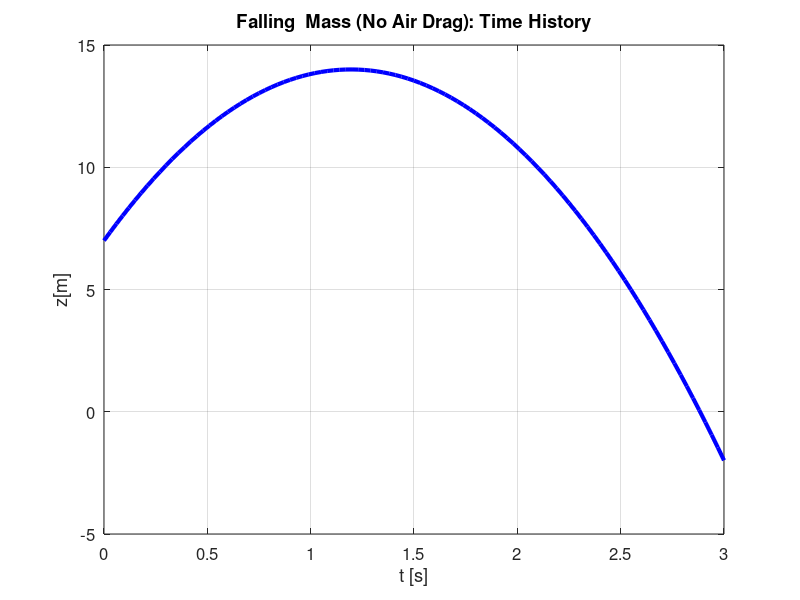

Source code (MATLAB):
clear
clc
close all
g = 9.81;
drop_height = 7;
% Initial Conditions: 
v0=sqrt(2*g*drop_height);  % m/s         
z0=drop_height;   % m           
tmax=3; % s           
t=[0:0.01:1]*tmax;
xdot = @(t, x) ([x(2); -9.81]);
[tt,zz]=ode45(xdot,t,[z0; v0]);
plot(tt,zz(:,1),'LineWidth',3,'Color',[0 0 1]);
grid on; xlabel('t [s]'); 
ylabel('z[m]');
title('Falling  Mass (No Air Drag): Time History');
set(gca, 'FontSize',12);